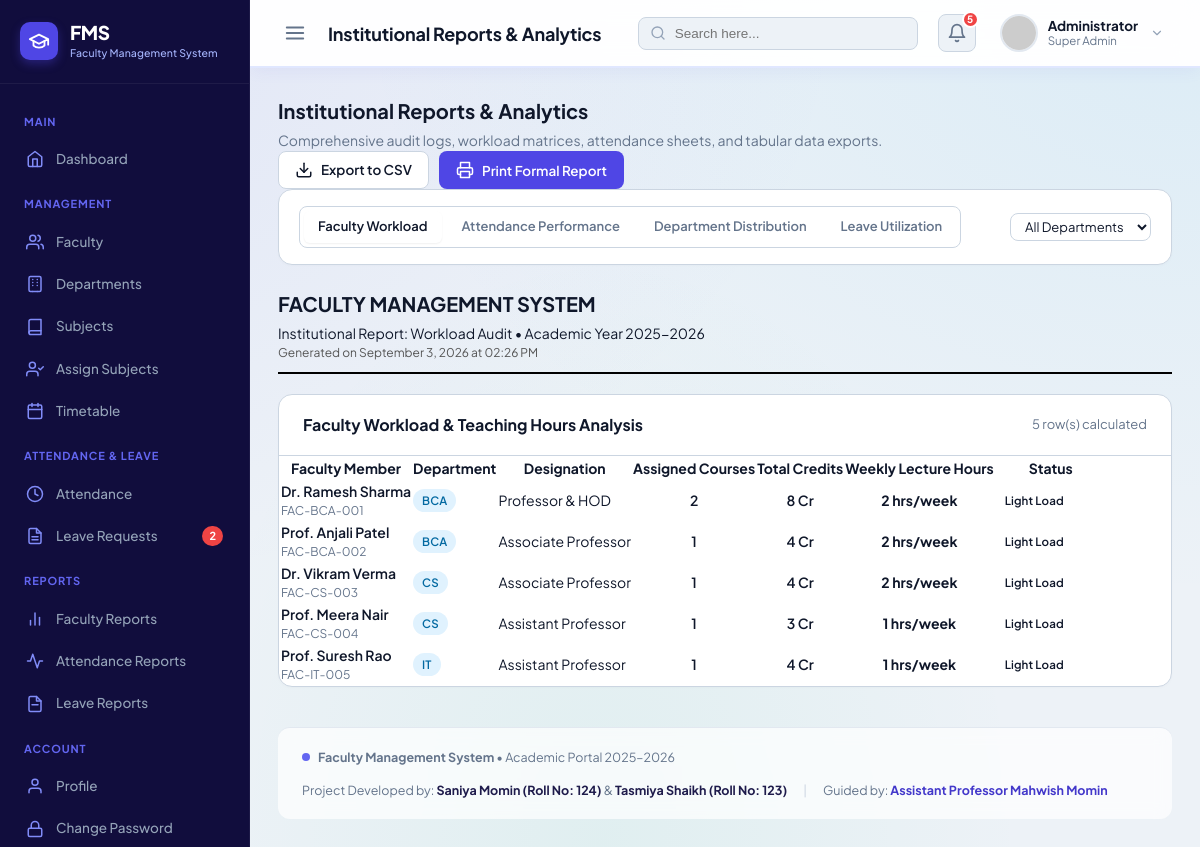
/fms/admin/reports/index.php, run on the app's committed database.
### tables this page shows
CREATE TABLE `faculty` (
  `id` INT AUTO_INCREMENT PRIMARY KEY,
  `user_id` INT NOT NULL UNIQUE,
  `department_id` INT NOT NULL,
  `emp_id` VARCHAR(20) NOT NULL UNIQUE,
  `full_name` VARCHAR(100) NOT NULL,
  `email` VARCHAR(100) NOT NULL UNIQUE,
  `phone` VARCHAR(20) NOT NULL,
  `designation` VARCHAR(100) NOT NULL,
  `qualification` VARCHAR(100) NOT NULL,
  `joining_date` DATE NOT NULL,
  `photo` VARCHAR(255) DEFAULT 'default_avatar.png',
  `created_at` TIMESTAMP DEFAULT CURRENT_TIMESTAMP,
  INDEX `idx_faculty_dept` (`department_id`),
  INDEX `idx_faculty_emp_id` (`emp_id`),
  CONSTRAINT `fk_faculty_user` FOREIGN KEY (`user_id`) 
    REFERENCES `users` (`id`) ON DELETE CASCADE ON UPDATE CASCADE,
  CONSTRAINT `fk_faculty_department` FOREIGN KEY (`department_id`) 
    REFERENCES `departments` (`id`) ON DELETE RESTRICT ON UPDATE CASCADE
);

CREATE TABLE `departments` (
  `id` INT AUTO_INCREMENT PRIMARY KEY,
  `dept_code` VARCHAR(10) NOT NULL UNIQUE,
  `dept_name` VARCHAR(100) NOT NULL,
  `description` VARCHAR(255) DEFAULT NULL,
  `created_at` TIMESTAMP DEFAULT CURRENT_TIMESTAMP
);

### fms/includes/functions.php (called while the page is built, shortened)
<?php
function escape($string) {
    return htmlspecialchars((string)($string ?? ''), ENT_QUOTES, 'UTF-8');
}

### fms/admin/reports/index.php (the view, shortened to what this page needs)
<?php
$db = getDB();
$reportType = $_GET['report'] ?? 'workload';
$deptFilter = (int)($_GET['department_id'] ?? 0);
$selectedMonth = $_GET['month'] ?? date('Y-m');
$reportData = [];
try {
    if ($reportType === 'workload') {
        $whereDept = $deptFilter > 0 ? "WHERE f.department_id = " . $deptFilter : "";
        $sql = "
            SELECT f.id, f.full_name, f.emp_id, f.designation,
                   d.dept_code, d.dept_name,
                   COUNT(DISTINCT fs.subject_id) AS allocated_subjects_count,
                   COALESCE(SUM(s.credits), 0) AS total_credits_handled,
                   (
                       SELECT COUNT(*)
                       FROM timetable t
                       WHERE t.faculty_id = f.id
                   ) AS weekly_lecture_hours
            FROM faculty f
            JOIN departments d ON f.department_id = d.id
            LEFT JOIN faculty_subjects fs ON f.id = fs.faculty_id
            LEFT JOIN subjects s ON fs.subject_id = s.id
            {$whereDept}
            GROUP BY f.id
            ORDER BY d.dept_code ASC, f.full_name ASC
        ";
        $reportData = $db->query($sql)->fetchAll();
    }
} catch (Exception $e) {
    error_log("Reports Error: " . $e->getMessage());
}
include __DIR__ . '/../../includes/header.php';
?>
<div class="content-header">
    <div>
        <h2 style="font-size: 20px; font-weight: 700; color: var(--text); margin: 0 0 4px;">Institutional Reports &amp; Analytics</h2>
        <p style="color: var(--text-muted); font-size: 14px; margin: 0;">Comprehensive audit logs, workload matrices, attendance sheets, and tabular data exports.</p>
    </div>
    <div style="display: flex; gap: 10px;" class="no-print">
        <a href="?report=<?php echo $reportType; ?>&department_id=<?php echo $deptFilter; ?>&month=<?php echo $selectedMonth; ?>&export=csv" class="btn btn-secondary" title="Export current report to CSV">
            <svg width="18" height="18" viewBox="0 0 24 24" fill="none" stroke="currentColor" stroke-width="2" stroke-linecap="round" stroke-linejoin="round">
                <path d="M21 15v4a2 2 0 0 1-2 2H5a2 2 0 0 1-2-2v-4"/>
                <polyline points="7 10 12 15 17 10"/>
                <line x1="12" y1="15" x2="12" y2="3"/>
            </svg>
            Export to CSV
        </a>
        <button type="button" class="btn btn-primary" onclick="window.print();">
            <svg width="18" height="18" viewBox="0 0 24 24" fill="none" stroke="currentColor" stroke-width="2" stroke-linecap="round" stroke-linejoin="round">
                <polyline points="6 9 6 2 18 2 18 9"/>
                <path d="M6 18H4a2 2 0 0 1-2-2v-5a2 2 0 0 1 2-2h16a2 2 0 0 1 2 2v5a2 2 0 0 1-2 2h-2"/>
                <rect x="6" y="14" width="12" height="8"/>
            </svg>
            Print Formal Report
        </button>
    </div>
</div>
<div class="card no-print" style="margin-bottom: 24px;">
    <div class="card-body" style="padding: 16px 20px; display: flex; justify-content: space-between; align-items: center; flex-wrap: wrap; gap: 16px;">
        <div style="display: flex; gap: 6px; background: var(--bg); padding: 4px; border-radius: 8px; border: 1px solid var(--border); flex-wrap: wrap;">
            <a href="?report=workload&department_id=<?php echo $deptFilter; ?>"
               style="padding: 6px 14px; font-size: 13px; font-weight: 600; text-decoration: none; border-radius: 6px; <?php echo ($reportType === 'workload') ? 'background: var(--surface); color: var(--primary-dark); box-shadow: 0 1px 2px rgba(0,0,0,0.06);' : 'color: var(--text-muted);'; ?>">
               Faculty Workload
            </a>
            <a href="?report=attendance&department_id=<?php echo $deptFilter; ?>&month=<?php echo $selectedMonth; ?>"
               style="padding: 6px 14px; font-size: 13px; font-weight: 600; text-decoration: none; border-radius: 6px; <?php echo ($reportType === 'attendance') ? 'background: var(--surface); color: var(--primary-dark); box-shadow: 0 1px 2px rgba(0,0,0,0.06);' : 'color: var(--text-muted);'; ?>">
               Attendance Performance
            </a>
            <a href="?report=department"
               style="padding: 6px 14px; font-size: 13px; font-weight: 600; text-decoration: none; border-radius: 6px; <?php echo ($reportType === 'department') ? 'background: var(--surface); color: var(--primary-dark); box-shadow: 0 1px 2px rgba(0,0,0,0.06);' : 'color: var(--text-muted);'; ?>">
               Department Distribution
            </a>
            <a href="?report=leaves&department_id=<?php echo $deptFilter; ?>"
               style="padding: 6px 14px; font-size: 13px; font-weight: 600; text-decoration: none; border-radius: 6px; <?php echo ($reportType === 'leaves') ? 'background: var(--surface); color: var(--primary-dark); box-shadow: 0 1px 2px rgba(0,0,0,0.06);' : 'color: var(--text-muted);'; ?>">
               Leave Utilization
            </a>
        </div>
        <form method="GET" action="" style="display: flex; gap: 10px; align-items: center;">
            <?php if ($reportType !== 'department'): ?>
                <select name="department_id" class="form-control" style="font-size: 13px; padding: 4px 10px; width: auto;" onchange="this.form.submit()">
                    <option value="0">All Departments</option>
                </select>
            <?php endif; ?>
        </form>
    </div>
</div>
<div class="print-only" style="margin-bottom: 20px; border-bottom: 2px solid #000; padding-bottom: 10px;">
    <h2 style="margin: 0; font-size: 20px; text-transform: uppercase;"><?php echo escape(APP_NAME); ?></h2>
    <div style="font-size: 14px; margin-top: 4px;">
        Institutional Report: <?php echo ucfirst(escape($reportType)); ?> Audit &bull; Academic Year <?php echo escape(ACADEMIC_YEAR); ?>
    </div>
    <div style="font-size: 12px; color: #555;">Generated on <?php echo date('F j, Y \a\t h:i A'); ?></div>
</div>
<div class="card">
    <div class="card-header">
        <h3 class="card-title">
            <?php
                if ($reportType === 'workload') echo "Faculty Workload & Teaching Hours Analysis";
                elseif ($reportType === 'attendance') echo "Monthly Attendance Summary for " . date('F Y', strtotime($selectedMonth . '-01'));
                elseif ($reportType === 'department') echo "Departmental Staffing & Curriculum Overview";
                elseif ($reportType === 'leaves') echo "Faculty Absence & Leave Utilization Summary";
            ?>
        </h3>
        <span style="font-size: 13px; color: var(--text-muted);"><?php echo count($reportData); ?> row(s) calculated</span>
    </div>
    <div class="table-responsive">
        <?php if ($reportType === 'workload'): ?>
            <table class="table">
                <thead>
                    <tr>
                        <th>Faculty Member</th>
                        <th>Department</th>
                        <th>Designation</th>
                        <th style="text-align: center;">Assigned Courses</th>
                        <th style="text-align: center;">Total Credits</th>
                        <th style="text-align: center;">Weekly Lecture Hours</th>
                        <th style="text-align: right;">Status</th>
                    </tr>
                </thead>
                <tbody>
                    <?php foreach ($reportData as $row):
                        $hours = (int)$row['weekly_lecture_hours'];
                        $loadStatus = ($hours >= 16) ? 'badge-danger' : (($hours >= 8) ? 'badge-success' : 'badge-warning');
                        $loadLabel = ($hours >= 16) ? 'High Load' : (($hours >= 8) ? 'Optimal' : 'Light Load');
                    ?>
                        <tr>
                            <td>
                                <div style="font-weight: 600; color: var(--text);">
                                    <?php echo escape($row['full_name']); ?>
                                </div>
                                <div style="font-size: 12px; color: var(--text-muted);">
                                    <?php echo escape($row['emp_id']); ?>
                                </div>
                            </td>
                            <td>
                                <span class="badge badge-info"><?php echo escape($row['dept_code']); ?></span>
                            </td>
                            <td><?php echo escape($row['designation']); ?></td>
                            <td style="text-align: center; font-weight: 600;">
                                <?php echo (int)$row['allocated_subjects_count']; ?>
                            </td>
                            <td style="text-align: center; font-weight: 600;">
                                <?php echo (int)$row['total_credits_handled']; ?> Cr
                            </td>
                            <td style="text-align: center; font-weight: 700; color: var(--primary-dark);">
                                <?php echo $hours; ?> hrs/week
                            </td>
                            <td style="text-align: right;">
                                <span class="badge <?php echo $loadStatus; ?>">
                                    <?php echo $loadLabel; ?>
                                </span>
                            </td>
                        </tr>
                    <?php endforeach; ?>
                </tbody>
            </table>
        <?php endif; ?>
    </div>
</div>
<?php include __DIR__ . '/../../includes/footer.php'; ?>

### fms/assets/css/style.css (style rules this page uses)
:root { --primary: #4F46E5; --primary-hover: #4338CA; --primary-light: #EEF2FF; --sidebar-bg: #110D3D; --sidebar-hover: rgba(255, 255, 255, 0.07); --sidebar-active: #4F46E5; --sidebar-text: #94A3B8; --sidebar-text-active: #FFFFFF; --sidebar-header: #6366F1; --bg-main: #EDF2F7; --surface: #FFFFFF; --surface-subtle: #E2E8F0; --text-main: #0F172A; --text-muted: #64748B; --text-light: #94A3B8; --border: #CBD5E1; --border-light: #E2E8F0; --success: #10B981; --success-bg: #DCFCE7; --success-text: #15803D; --warning: #F59E0B; --warning-bg: #FEF3C7; --warning-text: #B45309; --danger: #EF4444; --danger-bg: #FEE2E2; --danger-text: #B91C1C; --info: #0284C7; --info-bg: #E0F2FE; --info-text: #0369A1; --sidebar-width: 250px; --topbar-height: 68px; --radius-sm: 6px; --radius-md: 10px; --radius-lg: 14px; }
*, *::before, *::after { box-sizing: border-box; margin: 0; padding: 0; }
body { font-family: 'Plus Jakarta Sans', -apple-system, BlinkMacSystemFont, "Segoe UI", Roboto, sans-serif; background-color: #EDF2F7; background-image: radial-gradient(at 0% 0%, rgba(99, 102, 241, 0.09) 0px, transparent 50%), radial-gradient(at 100% 0%, rgba(14, 165, 233, 0.08) 0px, transparent 50%), radial-gradient(at 50% 100%, rgba(16, 185, 129, 0.06) 0px, transparent 50%); background-attachment: fixed; color: var(--text-main); font-size: 14px; line-height: 1.5; -webkit-font-smoothing: antialiased; }
a { color: var(--primary); text-decoration: none; transition: color 0.15s ease; }
.badge { display: inline-flex; align-items: center; padding: 3px 9px; border-radius: 9999px; font-size: 11.5px; font-weight: 600; letter-spacing: 0.01em; white-space: nowrap; }
.badge-info { background: var(--info-bg); color: var(--info-text); }
.card { background: #FFFFFF; border: 1px solid var(--border); border-radius: var(--radius-lg); box-shadow: 0 1px 3px rgba(0, 0, 0, 0.02); overflow: hidden; }
.card-header { padding: 18px 24px; border-bottom: 1px solid var(--border); display: flex; align-items: center; justify-content: space-between; flex-wrap: wrap; gap: 12px; }
.card-title { font-size: 16px; font-weight: 700; color: var(--text-main); }
.card-body { padding: 24px; }
.form-control, .form-select { background: #FFFFFF; border: 1px solid var(--border); border-radius: 8px; padding: 8px 14px; font-size: 13.5px; color: var(--text-main); outline: none; transition: all 0.15s ease; font-family: inherit; }
.btn { display: inline-flex; align-items: center; justify-content: center; gap: 8px; padding: 8px 16px; border-radius: 8px; font-size: 13.5px; font-weight: 600; cursor: pointer; transition: all 0.15s ease; border: 1px solid transparent; text-decoration: none; font-family: inherit; }
.btn-primary { background: var(--primary); color: #FFFFFF; }
.btn-secondary { background: #FFFFFF; border-color: var(--border); color: var(--text-main); }
.table-responsive { width: 100%; overflow-x: auto; }

### data on the page
faculty: full_name "Dr. Ramesh Sharma", emp "FAC-BCA-001", department.dept_code "BCA", designation "Professor & HOD", allocated_subjects_count "2", total_credits_handled "8", hours "2", loadLabel "Light Load"
faculty: full_name "Prof. Anjali Patel", emp "FAC-BCA-002", department.dept_code "BCA", designation "Associate Professor", allocated_subjects_count "1", total_credits_handled "4", hours "2", loadLabel "Light Load"
faculty: full_name "Dr. Vikram Verma", emp "FAC-CS-003", department.dept_code "CS", designation "Associate Professor", allocated_subjects_count "1", total_credits_handled "4", hours "2", loadLabel "Light Load"
faculty: full_name "Prof. Meera Nair", emp "FAC-CS-004", department.dept_code "CS", designation "Assistant Professor", allocated_subjects_count "1", total_credits_handled "3", hours "1", loadLabel "Light Load"
faculty: full_name "Prof. Suresh Rao", emp "FAC-IT-005", department.dept_code "IT", designation "Assistant Professor", allocated_subjects_count "1", total_credits_handled "4", hours "1", loadLabel "Light Load"

### other printed values
$pendingLeaveCount "2"
$pageTitle "Institutional Reports & Analytics"
$currentUser['full_name'] ?: 'Administrator' "Administrator"
APP_NAME "FACULTY MANAGEMENT SYSTEM"
$reportType "Workload"
ACADEMIC_YEAR "2025-2026"
count($reportData) "5"
